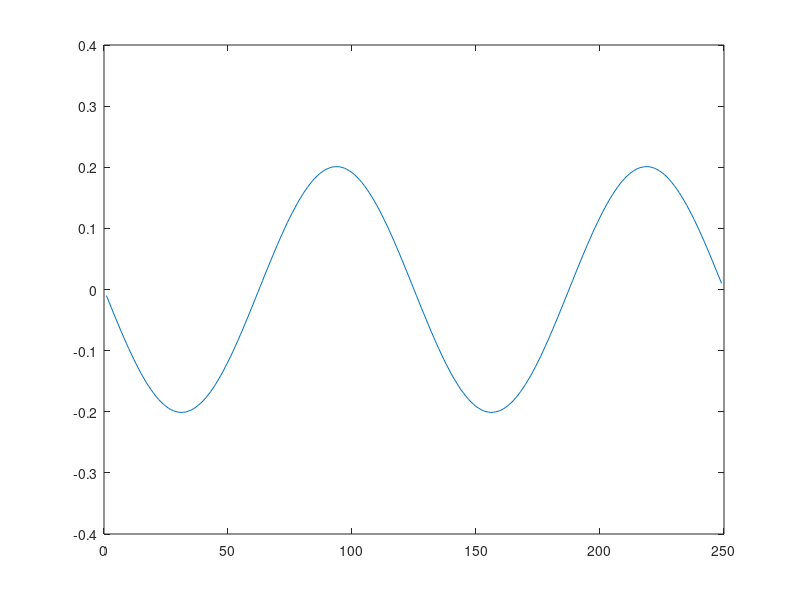

MATLAB code to generate this figure:

L=load('laser_simu.txt');
[n_row, n_col]=size(L)

dt=0.05; % second
v_prev = 0;
accelerations = [];

%yawrate_prev = 0;
%yaw_accelerations = [];

for i=1:n_row
    vx = L(i, 1);
    vy = L(i, 2);
    v = sqrt(vx*vx+vy*vy);
    %yawrate = L(i, 9);
    if (i > 1)
        acc = (v - v_prev) / dt;
        accelerations = [accelerations; acc];
        
        %yaw_acc = (yawrate - yawrate_prev) / dt;
        %yaw_accelerations = [yaw_accelerations; yaw_acc];
    end
    v_prev = v;
    %yawrate_prev = yawrate;
end

mu_a = mean(accelerations);
std_a = std(accelerations);
fprintf('laser:: mu_a=%f std_a=%f\n', mu_a, std_a)

% mu_yawdd = mean(yaw_accelerations);
% std_yawdd = std(yaw_accelerations);
% fprintf('laser: mu_yawdd=%f std_yawdd=%f\n', mu_yawdd, std_yawdd)

figure(1);
plot(accelerations);

%figure(2);
%plot(yaw_accelerations);
